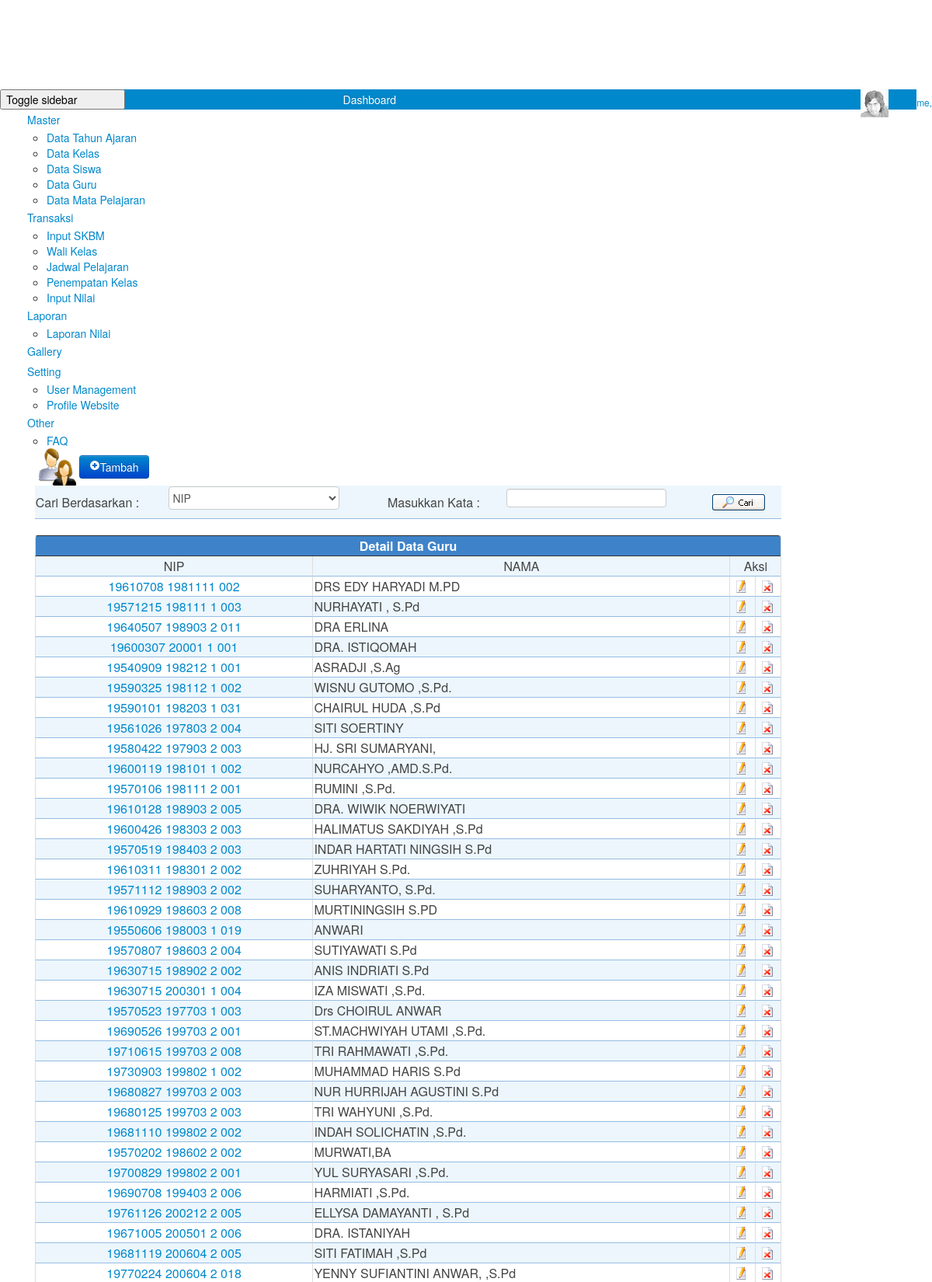
The app's page /admin/data_guru.php (upper part) with its own data.
### tables this page shows
CREATE TABLE IF NOT EXISTS `guru` (
  `ID` int(5) NOT NULL AUTO_INCREMENT,
  `NIP` varchar(30) DEFAULT NULL,
  `GLR_DEPAN` varchar(15) DEFAULT NULL,
  `NAMA` varchar(30) DEFAULT NULL,
  `GLR_BLK` varchar(15) DEFAULT NULL,
  `GOLONGAN` varchar(50) NOT NULL,
  `JABATAN` varchar(50) NOT NULL,
  `TEMPAT_LAHIR` varchar(30) DEFAULT NULL,
  `TGL_LAHIR` date DEFAULT NULL,
  `ALAMAT_SKR` varchar(100) DEFAULT NULL,
  `TELP_RUMAH` varchar(15) DEFAULT NULL,
  `TELP_HP` varchar(15) DEFAULT NULL,
  `ALAMAT_ASAL` varchar(100) DEFAULT NULL,
  `NARASI` text,
  `AGAMA` varchar(20) DEFAULT NULL,
  `SEX` char(1) DEFAULT NULL,
  `AKTIF` char(1) DEFAULT NULL,
  PRIMARY KEY (`ID`),
  UNIQUE KEY `NIP` (`NIP`)
);

### admin/fungsi.php (the view, shortened to what this page needs)
<?php
function data_guru($key, $kategori) {
    if ($kategori == 'NIP') {
        $strsql = "select id,nip,glr_depan,nama,glr_blk from guru where nip like '%$key%'order by id";
    } elseif ($kategori == 'NAMA') {
        $strsql = "select id,nip,glr_depan,nama,glr_blk from guru where nama like '%$key%' order by id";
    } else {
        $strsql = "select id,nip,glr_depan,nama,glr_blk from guru order by id";
    }
    $hasil = mysql_query($strsql);
    while ($row = mysql_fetch_array($hasil)) {
        $nama_dosen = $row[glr_depan] . " " . $row[nama] . " " . $row[glr_blk];
        $NO++;
        if ($NO % 2 == 1)
            $warna = "";
        else
            $warna = "";
        ?>
        <trbgcolor="<?php echo $warna; ?>">
            <td align="center"><a href="#" onClick='Popreport_look_guru("detil_guru.php?id=<?php echo $row[id]; ?>")' class="link2"><?php echo $row[nip]; ?></a></td>
            <td><?php echo $nama_dosen; ?></td>
            <td align="center" width="30" ><a href="?act=edit&id=<?php echo $row[id]; ?>"><img src="images/edit_2.gif" alt="klik disini untuk Edit Data" border="0"></a></td>
            <td align="center" width="30"><a href="?act=del&id=<?php echo $row[id]; ?>" onClick="return confirmdelete('Menghapus NAMA DOSEN: <?php echo $string = strtoupper($nama_dosen); ?>');"><img src="images/delete.gif" alt="klik disini untuk Hapus Data" border="0"></a></td>
        <?php
    }
}
?>

### records on screen
guru: NIP "19610708 1981111 002", nama_dosen "DRS EDY HARYADI M.PD"
guru: NIP "19571215 198111 1 003", nama_dosen "NURHAYATI , S.Pd"
guru: NIP "19640507 198903 2 011", nama_dosen "DRA ERLINA"
guru: NIP "19600307 20001 1 001", nama_dosen "DRA. ISTIQOMAH"
guru: NIP "19540909 198212 1 001", nama_dosen "ASRADJI ,S.Ag"
guru: NIP "19590325 198112 1 002", nama_dosen "WISNU GUTOMO ,S.Pd."
guru: NIP "19590101 198203 1 031", nama_dosen "CHAIRUL HUDA ,S.Pd"
guru: NIP "19561026 197803 2 004", nama_dosen "SITI SOERTINY"
guru: NIP "19580422 197903 2 003", nama_dosen "HJ. SRI SUMARYANI,"
guru: NIP "19600119 198101 1 002", nama_dosen "NURCAHYO ,AMD.S.Pd."
guru: NIP "19570106 198111 2 001", nama_dosen "RUMINI ,S.Pd."
guru: NIP "19610128 198903 2 005", nama_dosen "DRA. WIWIK NOERWIYATI"
guru: NIP "19600426 198303 2 003", nama_dosen "HALIMATUS SAKDIYAH ,S.Pd"
guru: NIP "19570519 198403 2 003", nama_dosen "INDAR HARTATI NINGSIH S.Pd"
guru: NIP "19610311 198301 2 002", nama_dosen "ZUHRIYAH S.Pd."
guru: NIP "19571112 198903 2 002", nama_dosen "SUHARYANTO, S.Pd."
guru: NIP "19610929 198603 2 008", nama_dosen "MURTININGSIH S.PD"
guru: NIP "19550606 198003 1 019", nama_dosen "ANWARI"
guru: NIP "19570807 198603 2 004", nama_dosen "SUTIYAWATI S.Pd"
guru: NIP "19630715 198902 2 002", nama_dosen "ANIS INDRIATI S.Pd"
guru: NIP "19630715 200301 1 004", nama_dosen "IZA MISWATI ,S.Pd."
guru: NIP "19570523 197703 1 003", nama_dosen "Drs CHOIRUL ANWAR"
guru: NIP "19690526 199703 2 001", nama_dosen "ST.MACHWIYAH UTAMI ,S.Pd."
guru: NIP "19710615 199703 2 008", nama_dosen "TRI RAHMAWATI ,S.Pd."
guru: NIP "19730903 199802 1 002", nama_dosen "MUHAMMAD HARIS S.Pd"
guru: NIP "19680827 199703 2 003", nama_dosen "NUR HURRIJAH AGUSTINI S.Pd"
guru: NIP "19680125 199703 2 003", nama_dosen "TRI WAHYUNI ,S.Pd."
guru: NIP "19681110 199802 2 002", nama_dosen "INDAH SOLICHATIN ,S.Pd."
guru: NIP "19570202 198602 2 002", nama_dosen "MURWATI,BA"
guru: NIP "19700829 199802 2 001", nama_dosen "YUL SURYASARI ,S.Pd."
guru: NIP "19690708 199403 2 006", nama_dosen "HARMIATI ,S.Pd."
guru: NIP "19761126 200212 2 005", nama_dosen "ELLYSA DAMAYANTI , S.Pd"
guru: NIP "19671005 200501 2 006", nama_dosen "DRA. ISTANIYAH"
guru: NIP "19681119 200604 2 005", nama_dosen "SITI FATIMAH ,S.Pd"
guru: NIP "19770224 200604 2 018", nama_dosen "YENNY SUFIANTINI ANWAR, ,S.Pd"
